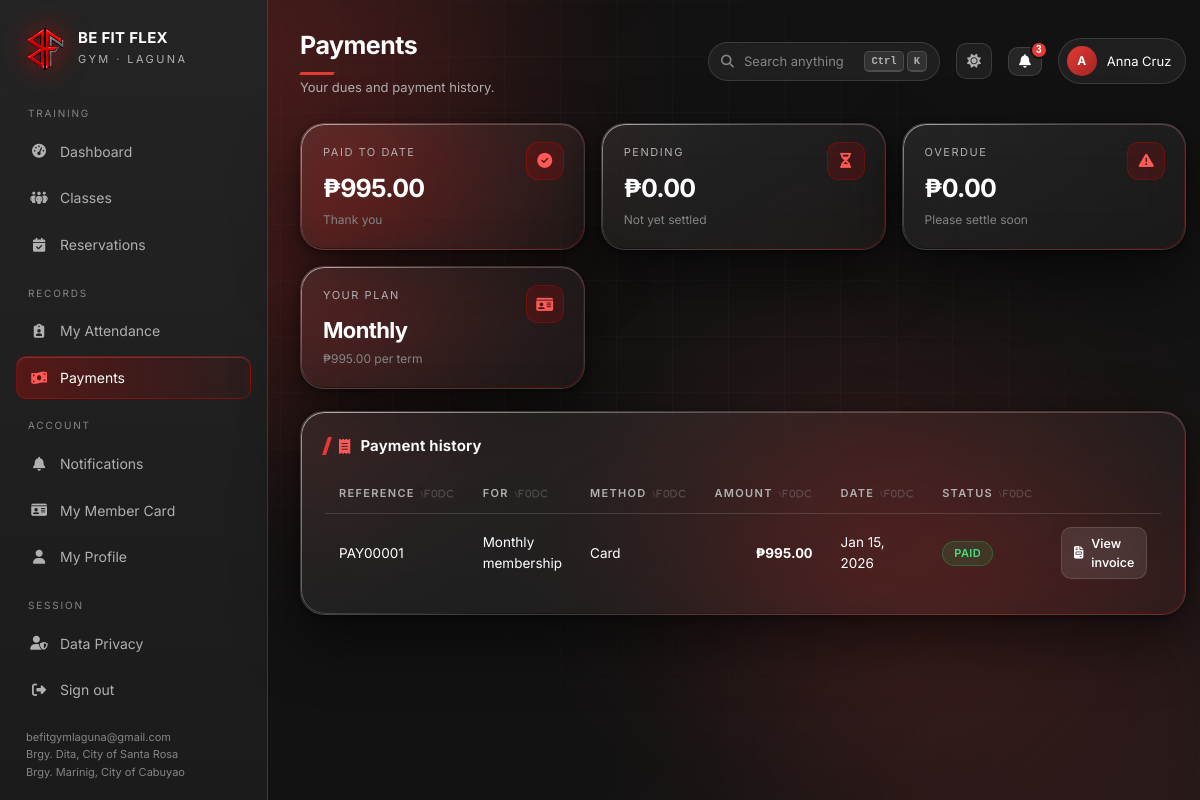
Screenshot of /member/payments.php (signed in) with the database file from the repository.
### tables this page shows
CREATE TABLE members (
    member_id VARCHAR(50) PRIMARY KEY,
    user_id INT NOT NULL UNIQUE,
    member_name VARCHAR(255) NOT NULL,
    contact_number TEXT NOT NULL,
    contact_number_encrypted TEXT NULL,
    email VARCHAR(255) NOT NULL,
    membership_type ENUM('Monthly') NOT NULL,
    join_date DATE NOT NULL,
    out_date DATE NULL,
    status ENUM('Active','Inactive','Expired') NOT NULL DEFAULT 'Active',
    created_at TIMESTAMP DEFAULT CURRENT_TIMESTAMP,
    updated_at TIMESTAMP DEFAULT CURRENT_TIMESTAMP ON UPDATE CURRENT_TIMESTAMP,
    FOREIGN KEY (user_id) REFERENCES users(user_id) ON DELETE CASCADE,
    INDEX idx_status (status), INDEX idx_member_name (member_name), INDEX idx_email (email)
);

CREATE TABLE payments (
    payment_id VARCHAR(50) PRIMARY KEY,
    member_id VARCHAR(50) NOT NULL,
    session_id VARCHAR(50),
    amount DECIMAL(10,2) NOT NULL,
    payment_method ENUM('Cash','Card','GCash','Bank Transfer','Maya') NOT NULL,
    payment_status ENUM('Paid','Pending','Overdue') NOT NULL DEFAULT 'Pending',
    payment_date DATE,
    maya_checkout_id VARCHAR(100) NULL,
    notes LONGTEXT NULL,
    created_at TIMESTAMP DEFAULT CURRENT_TIMESTAMP,
    updated_at TIMESTAMP DEFAULT CURRENT_TIMESTAMP ON UPDATE CURRENT_TIMESTAMP,
    FOREIGN KEY (member_id) REFERENCES members(member_id) ON DELETE CASCADE,
    FOREIGN KEY (session_id) REFERENCES sessions(session_id) ON DELETE SET NULL,
    INDEX idx_member_id (member_id), INDEX idx_payment_status (payment_status), INDEX idx_payment_date (payment_date)
);

### includes/auth.php (called while the page is built, shortened)
<?php
require_once __DIR__ . '/../config/db.php';
require_once __DIR__ . '/helpers.php';
function base_url(): string
{
    return defined('IN_SUBDIR') && IN_SUBDIR ? '../' : '';
}
function current_user(): ?array
{
    $type = $_SESSION['user_type'] ?? '';
    return [
        'id'    => (int) $_SESSION['user_id'],
        'name'  => $_SESSION['name'] ?? '',
        'email' => $_SESSION['email'] ?? '',
        'type'  => $type,
    ];
}

### config/db.php (called while the page is built, shortened)
<?php
function db(): PDO
{
    static $pdo = null;
    if ($pdo instanceof PDO) {
        return $pdo;
    }
    $dsn = sprintf('mysql:host=%s;port=%s;dbname=%s;charset=utf8mb4', DB['host'], DB['port'], DB['name']);
    try {
        $pdo = new PDO($dsn, DB['user'], DB['pass'], [
            PDO::ATTR_ERRMODE            => PDO::ERRMODE_EXCEPTION,
            PDO::ATTR_DEFAULT_FETCH_MODE => PDO::FETCH_ASSOC,
            PDO::ATTR_EMULATE_PREPARES   => false,
        ]);
    } catch (PDOException $e) {
        http_response_code(500);
        error_log('Database connection failed: ' . $e->getMessage());
        echo '<!doctype html><meta charset="utf-8">'
           . '<div style="font:16px system-ui;background:#0a0a0a;color:#eee;padding:40px;height:100vh">'
           . '<h1 style="color:#E10600">Database connection failed</h1>'
           . '<p>MySQL is not reachable, the database has not been imported, or its environment variables are incorrect.</p>'
           . '<p>Check the database service and application logs, then verify the MYSQLHOST, MYSQLPORT, MYSQLDATABASE, MYSQLUSER, and MYSQLPASSWORD settings.</p></div>';
        exit;
    }
    return $pdo;
}

### member/payments.php (the view, shortened to what this page needs)
<?php
require __DIR__ . '/../includes/auth.php';
$mid = $_SESSION['member_id'] ?? '';
$bodyClass = 'member-payments';
$title = 'Payments';
$subtitle = 'Your dues and payment history.';
$me = row('SELECT * FROM members WHERE member_id = ?', [$mid]);
$payments = rows('SELECT * FROM payments WHERE member_id = ? ORDER BY created_at DESC', [$mid]);
$paid    = (float) scalar("SELECT COALESCE(SUM(amount),0) FROM payments WHERE member_id = ? AND payment_status='Paid'", [$mid]);
$pending = (float) scalar("SELECT COALESCE(SUM(amount),0) FROM payments WHERE member_id = ? AND payment_status='Pending'", [$mid]);
$overdue = (float) scalar("SELECT COALESCE(SUM(amount),0) FROM payments WHERE member_id = ? AND payment_status='Overdue'", [$mid]);
include __DIR__ . '/../includes/header.php';
?>
<div class="stats">
  <div class="stat glass hover"><div class="ico"><i class="fa-solid fa-circle-check"></i></div>
    <div class="label">Paid to date</div><div class="value" style="font-size:25px"><?= money($paid) ?></div>
    <div class="note">Thank you</div></div>
  <div class="stat glass hover"><div class="ico"><i class="fa-solid fa-hourglass-half"></i></div>
    <div class="label">Pending</div><div class="value" style="font-size:25px"><?= money($pending) ?></div>
    <div class="note">Not yet settled</div></div>
  <div class="stat glass hover"><div class="ico"><i class="fa-solid fa-triangle-exclamation"></i></div>
    <div class="label">Overdue</div><div class="value" style="font-size:25px"><?= money($overdue) ?></div>
    <div class="note">Please settle soon</div></div>
  <div class="stat glass hover"><div class="ico"><i class="fa-solid fa-id-card"></i></div>
    <div class="label">Your plan</div><div class="value" style="font-size:22px"><?= e($me['membership_type'] ?? '—') ?></div>
    <div class="note"><?= money(MEMBERSHIP_PRICE[$me['membership_type']] ?? 0) ?> per term</div></div>
</div>
<div class="panel glass payment-history-panel">
  <h2><i class="fa-solid fa-receipt"></i> Payment history
  </h2>
  <?php if (!$payments): ?>
    <div class="empty"><i class="fa-solid fa-receipt"></i>No payment records yet.</div>
  <?php else: ?>
  <div class="table-wrap"><table class="stackable payment-history-table" aria-label="Payment history">
    <thead><tr><th>Reference</th><th>For</th><th>Method</th><th class="num">Amount</th><th>Date</th><th>Status</th><th></th></tr></thead>
    <tbody>
    <?php foreach ($payments as $p): ?>
      <tr>
        <td class="mono" data-label="Reference"><?= e($p['payment_id']) ?></td>
        <td data-label="For"><?= e($p['notes'] ?: 'Membership dues') ?></td>
        <td data-label="Method"><?= e($p['payment_method']) ?></td>
        <td class="num" data-label="Amount"><b><?= money($p['amount']) ?></b></td>
        <td data-label="Date"><?= dt($p['payment_date']) ?></td>
        <td data-label="Status"><?= badge($p['payment_status']) ?></td>
        <td data-label="Actions">
          <a class="btn sm" href="../invoice.php?payment_id=<?= urlencode($p['payment_id']) ?>"><i class="fa-solid fa-file-invoice"></i> View invoice</a>
        </td>
      </tr>
    <?php endforeach; ?>
    </tbody>
  </table></div>
  <?php endif; ?>
</div>
<?php include __DIR__ . '/../includes/footer.php'; ?>

### includes/header.php (shortened to what this page needs)
<?php
$cssFile = __DIR__ . '/../assets/css/glass.css';
$uiCss   = __DIR__ . '/../assets/css/ui.css';
$uiCssV  = is_file($uiCss) ? filemtime($uiCss) : 1;
$cssV    = is_file($cssFile) ? filemtime($cssFile) : 1;
$u    = current_user();
$b    = base_url();
$unread  = $u ? unread_count($u['id']) : 0;
?>
<!DOCTYPE html>
<html lang="en" data-theme="dark">
<head>
<link rel="stylesheet" href="<?= $b ?>assets/css/glass.css?v=<?= $cssV ?>">
<link rel="stylesheet" href="<?= $b ?>assets/css/ui.css?v=<?= $uiCssV ?>">
<link rel="stylesheet" href="https://cdnjs.cloudflare.com/ajax/libs/font-awesome/6.5.1/css/all.min.css">
</head>
<body data-base="<?= $b ?>" class="<?= e($bodyClass ?? '') ?>">
<div class="field"><div class="blob a"></div><div class="blob b"></div><div class="blob c"></div></div>
<div class="shell">
<?php include __DIR__ . '/sidebar.php'; ?>
  <main class="main" id="main">
    <div class="topbar">
      <div>
        <h1><?= e($title ?? 'Dashboard') ?></h1>
        <?php if (!empty($subtitle)): ?><div class="sub"><?= e($subtitle) ?></div><?php endif; ?>
      </div>
      <button class="cmd-trigger" onclick="openCmd()" aria-label="Search — Ctrl K">
        <i class="fa-solid fa-magnifying-glass"></i>
        <span class="t">Search anything</span>
        <span class="k"><kbd>Ctrl</kbd><kbd>K</kbd></span>
      </button>
      <button class="icon-btn" onclick="toggleTheme()" title="Light or dark" aria-label="Toggle theme">
        <i id="themeIcon" class="fa-solid fa-sun"></i>
      </button>
      <div class="notification-menu" id="notificationMenu">
        <button class="btn icon notification-trigger" id="notificationTrigger" type="button"
                aria-label="Notifications<?= $unread ? ', ' . $unread . ' unread' : '' ?>"
                aria-expanded="false" aria-controls="notificationPopover">
          <i class="fa-solid fa-bell" aria-hidden="true"></i>
          <?php if ($unread): ?><span class="notification-badge"><?= $unread > 99 ? '99+' : $unread ?></span><?php endif; ?>
        </button>
      </div>
      <div class="pill-user">
        <span class="avatar"><?= e(strtoupper(substr($u['name'] ?: 'U', 0, 1))) ?></span>
        <span><?= e($u['name']) ?></span>
      </div>
    </div>

### includes/helpers.php (shortened to what this page needs)
<?php
function e(mixed $v): string
{
    return htmlspecialchars((string) $v, ENT_QUOTES, 'UTF-8');
}
function money(float|string|null $v): string
{
    return '&#8369;' . number_format((float) $v, 2);
}
function dt(?string $v, string $fmt = 'M j, Y'): string
{
    $ts = strtotime($v);
    return $ts ? date($fmt, $ts) : '—';
}
function badge(?string $status): string
{
    $map = [
        'Active' => 'ok', 'Paid' => 'ok', 'Completed' => 'ok', 'Present' => 'ok', 'Confirmed' => 'ok',
        'Pending' => 'warn', 'Scheduled' => 'warn', 'Late' => 'warn', 'Ongoing' => 'warn',
        'Inactive' => 'mute', 'Absent' => 'mute',
        'Overdue' => 'bad', 'Expired' => 'bad', 'Cancelled' => 'bad',
    ];
    $tone = $map[$status] ?? 'mute';
    return '<span class="chip ' . $tone . '">' . e($status ?? '—') . '</span>';
}
function unread_count(int $userId): int
{
    $s = db()->prepare('SELECT COUNT(*) FROM notifications WHERE user_id = ? AND is_read = 0');
    $s->execute([$userId]);
    return (int) $s->fetchColumn();
}
function stmt(string $sql): PDOStatement
{
    static $cache = [];
    return $cache[$sql] ??= db()->prepare($sql);
}
function scalar(string $sql, array $args = []): mixed
{
    $s = stmt($sql);
    $s->execute($args);
    $v = $s->fetchColumn();
    return $v;
}
function rows(string $sql, array $args = []): array
{
    $s = stmt($sql);
    $s->execute($args);
    $r = $s->fetchAll();
    return $r;
}
function row(string $sql, array $args = []): ?array
{
    $s = stmt($sql);
    $s->execute($args);
    $r = $s->fetch();
    return $r ?: null;
}

### assets/css/ui.css (style rules this page uses)
:root { --row-y: 13px; --panel-p: 22px; }
.panel { padding: var(--panel-p) calc(var(--panel-p) + 2px); }
tbody td { padding: var(--row-y) 14px; }
.cmd-trigger { display: flex; align-items: center; gap: 10px; min-width: 232px; padding: 8px 12px; background: var(--glass); border: 1px solid var(--stroke); border-radius: 999px; backdrop-filter: var(--blur); -webkit-backdrop-filter: var(--blur); color: var(--dim); font-size: 13px; font-family: inherit; cursor: pointer; transition: border-color .2s, color .2s; }
.cmd-trigger .k { margin-left: auto; display: flex; gap: 3px; }
kbd { display: inline-block; min-width: 20px; padding: 2px 6px; background: rgba(255,255,255,.09); border: 1px solid var(--stroke); border-bottom-width: 2px; border-radius: 5px; font: 600 10.5px/1.4 ui-monospace, Menlo, Consolas, monospace; color: var(--muted); text-align: center; }
.icon-btn { display: grid; place-items: center; width: 36px; height: 36px; border-radius: 10px; border: 1px solid var(--stroke); background: var(--glass); color: var(--muted); cursor: pointer; font-size: 14px; backdrop-filter: var(--blur); -webkit-backdrop-filter: var(--blur); transition: all .2s; position: relative; }
.notification-menu { position: relative; }
.notification-trigger { position: relative; }
.notification-badge { position: absolute; top: -7px; right: -7px; min-width: 18px; height: 18px; padding: 0 4px; border: 2px solid var(--ink); border-radius: 999px; background: var(--red); color: #fff; font-size: 10px; font-weight: 700; line-height: 14px; text-align: center; }
thead th.sortable { cursor: pointer; user-select: none; white-space: nowrap; }
thead th.sortable::after { content: "\\f0dc"; font-family: "Font Awesome 6 Free"; font-weight: 900; font-size: 9px; margin-left: 6px; opacity: .3; }

### rows the page displays
members: member_name "A", member_name "Anna Cruz", membership_type "Monthly", membership_type "₱995.00"
payments: payment_id "PAY00001", notes "Monthly membership", payment_method "Card", amount "₱995.00", payment_date "Jan 15, 2026", payment_status "PAID"

### other values shown
$group "TRAINING"
$label "Dashboard"
$label "Classes"
$label "Reservations"
$group "RECORDS"
$label "My Attendance"
$label "Payments"
$group "ACCOUNT"
$label "Notifications"
$label "My Member Card"
$label "My Profile"
APP_EMAIL "befitgymlaguna@gmail.com"
$br "Brgy. Dita, City of Santa Rosa"
$br "Brgy. Marinig, City of Cabuyao"
$title "Payments"
